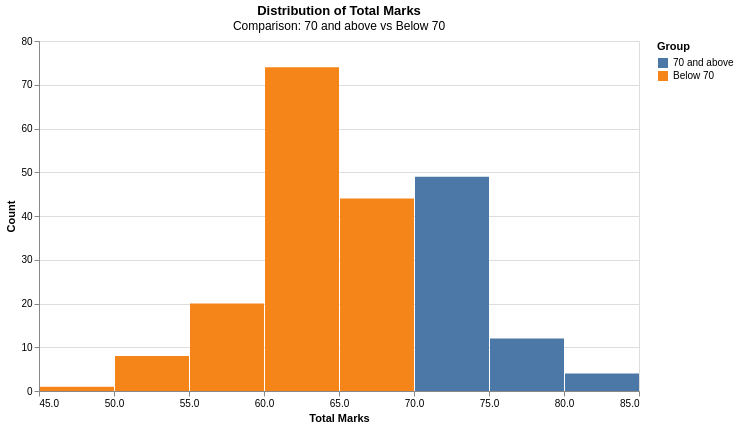

This figure's notebook cell:
### Code cell
# If PyNarrative is not rendering, try using Altair directly for visualization in Jupyter


data = joined[['total_marks']].copy()
data['group'] = joined['total_marks'].apply(lambda x: '70 and above' if x >= 70 else 'Below 70')

chart = alt.Chart(data).mark_bar().encode(
    x=alt.X('total_marks:Q', bin=alt.Bin(maxbins=15), title='Total Marks'),
    y=alt.Y('count()', title='Count'),
    color=alt.Color('group:N', legend=alt.Legend(title="Group"))
).properties(
    title={
        "text": "Distribution of Total Marks",
        "subtitle": ["Comparison: 70 and above vs Below 70"]
    },
    width=600,
    height=350
)

chart.display()

### Figure 1 — Vega-Lite specification as saved in the notebook (floating-point values rounded to 4 significant figures; data arrays with more than 128 entries replaced by an {"elided": "..."} marker saying what was removed)
{"config": {"view": {"continuousWidth": 300, "continuousHeight": 300}}, "data": {"name": "data-242a5daa26987fa0c43aa72fde1ba4bd"}, "mark": {"type": "bar"}, "encoding": {"color": {"field": "group", "legend": {"title": "Group"}, "type": "nominal"}, "x": {"bin": {"maxbins": 15}, "field": "total_marks", "title": "Total Marks", "type": "quantitative"}, "y": {"aggregate": "count", "title": "Count", "type": "quantitative"}}, "height": 350, "title": {"text": "Distribution of Total Marks", "subtitle": ["Comparison: 70 and above vs Below 70"]}, "width": 600, "$schema": "https://vega.github.io/schema/vega-lite/v5.20.1.json", "datasets": {"data-242a5daa26987fa0c43aa72fde1ba4bd": {"elided": "212 records"}}}
